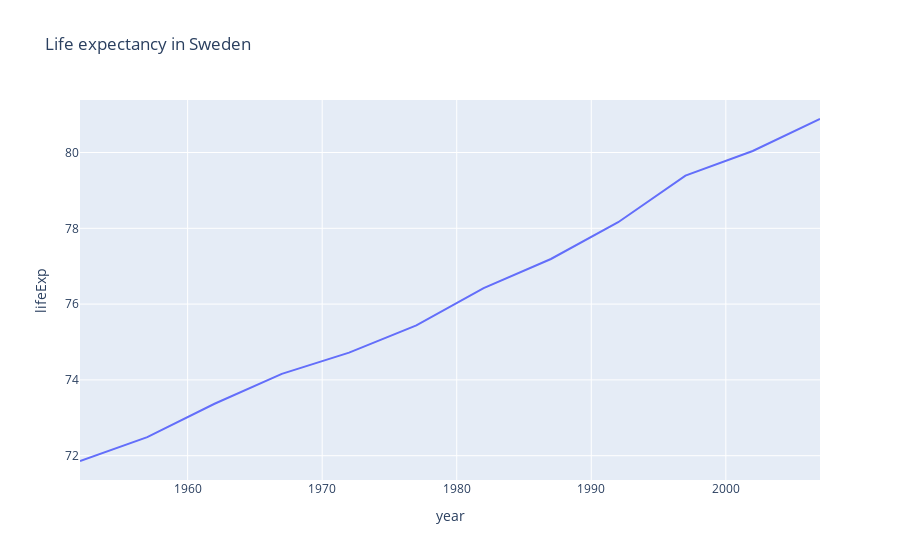

Notebook code for this chart:
### Code cell
px.line(sweden, x="year", y="lifeExp", title="Life expectancy in Sweden")

### Figure 1 — Plotly figure (JSON) as saved in the notebook; plotly's stock layout.template omitted (floating-point values rounded to 4 significant figures)
{"data": [{"hovertemplate": "year=%{x}<br>lifeExp=%{y}<extra></extra>", "legendgroup": "", "line": {"color": "#636efa", "dash": "solid"}, "marker": {"symbol": "circle"}, "mode": "lines", "name": "", "orientation": "v", "showlegend": false, "type": "scatter", "x": [1952, 1957, 1962, 1967, 1972, 1977, 1982, 1987, 1992, 1997, 2002, 2007], "xaxis": "x", "y": [71.86, 72.49, 73.37, 74.16, 74.72, 75.44, 76.42, 77.19, 78.16, 79.39, 80.04, 80.88], "yaxis": "y"}], "layout": {"legend": {"tracegroupgap": 0}, "title": {"text": "Life expectancy in Sweden"}, "xaxis": {"anchor": "y", "domain": [0, 1], "title": {"text": "year"}}, "yaxis": {"anchor": "x", "domain": [0, 1], "title": {"text": "lifeExp"}}}}
